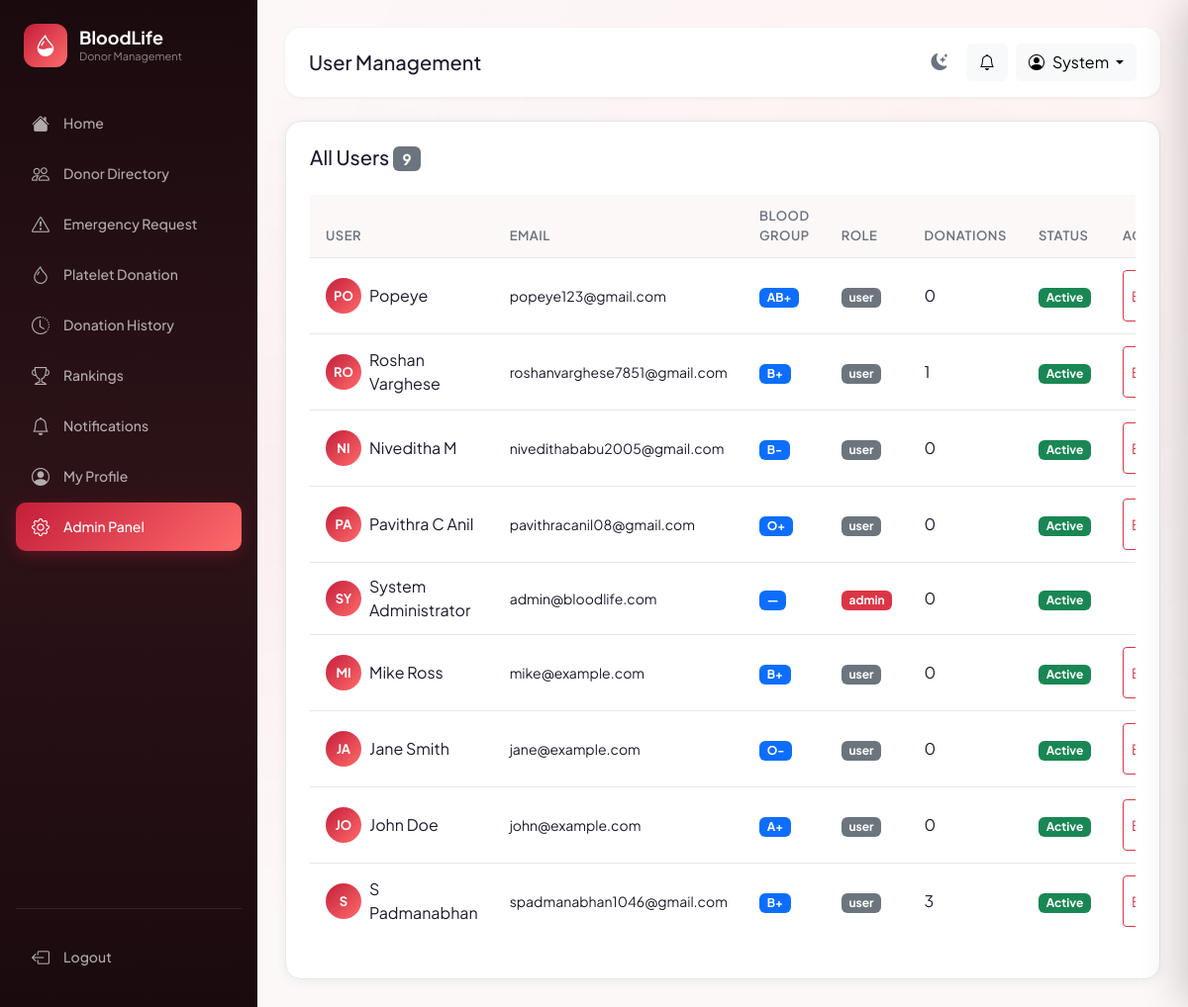
Page /admin/users (signed in) on the committed database.
### app/models.py (models this page shows, shortened)
class User(UserMixin, db.Model):
    __tablename__ = 'users'
    id = db.Column(db.Integer, primary_key=True)
    name = db.Column(db.String(100), nullable=False)
    email = db.Column(db.String(150), unique=True, nullable=False, index=True)
    password_hash = db.Column(db.String(256), nullable=False)
    role = db.Column(db.String(10), default='user')          # 'user' | 'admin'
    is_active = db.Column(db.Boolean, default=True)
    is_blocked = db.Column(db.Boolean, default=False)
    created_at = db.Column(db.DateTime, default=datetime.utcnow)
    last_login = db.Column(db.DateTime)
    profile = db.relationship('DonorProfile', back_populates='user',
                               uselist=False, cascade='all, delete-orphan')
    blood_requests = db.relationship('BloodRequest', back_populates='requester',
                                      foreign_keys='BloodRequest.user_id',
                                      cascade='all, delete-orphan')
    donation_history = db.relationship('DonationHistory', back_populates='donor',
                                        cascade='all, delete-orphan')
    platelet_donations = db.relationship('PlateletDonation', back_populates='donor',
                                          cascade='all, delete-orphan')
    notifications = db.relationship('Notification', back_populates='user',
                                     cascade='all, delete-orphan')
    eligibility_checks = db.relationship('EligibilityCheck', back_populates='user',
                                          cascade='all, delete-orphan')
    @property
    def is_admin(self):
        return self.role == 'admin'

class DonorProfile(db.Model):
    __tablename__ = 'donor_profiles'
    id = db.Column(db.Integer, primary_key=True)
    user_id = db.Column(db.Integer, db.ForeignKey('users.id'), unique=True, nullable=False)
    phone = db.Column(db.String(20))
    dob = db.Column(db.Date)
    gender = db.Column(db.String(10))
    blood_group = db.Column(db.String(5), index=True)
    weight = db.Column(db.Float)     # kg
    height = db.Column(db.Float)     # cm
    location = db.Column(db.String(200))
    city = db.Column(db.String(100))
    state = db.Column(db.String(100))
    is_available = db.Column(db.Boolean, default=True)
    is_platelet_donor = db.Column(db.Boolean, default=False)
    last_blood_donation = db.Column(db.Date)
    last_platelet_donation = db.Column(db.Date)
    total_blood_donations = db.Column(db.Integer, default=0)
    total_platelet_donations = db.Column(db.Integer, default=0)
    emergency_responses = db.Column(db.Integer, default=0)
    blood_rank_score = db.Column(db.Float, default=0.0)
    platelet_rank_score = db.Column(db.Float, default=0.0)
    updated_at = db.Column(db.DateTime, default=datetime.utcnow, onupdate=datetime.utcnow)
    user = db.relationship('User', back_populates='profile')

### app/admin/routes.py (the view)
@admin.route('/users')
@login_required
@admin_required
def manage_users():
    users = User.query.order_by(User.created_at.desc()).all()
    return render_template('admin/users.html', users=users)

### app/admin/routes.py (called while the page is built)
def admin_required(f):
    @wraps(f)
    def decorated(*args, **kwargs):
        if not current_user.is_authenticated or not current_user.is_admin:
            flash('Admin access required.', 'danger')
            return redirect(url_for('main.dashboard'))
        return f(*args, **kwargs)
    return decorated

### app/templates/admin/users.html (shortened to what this page needs)
{% extends "base.html" %}
{% block page_title %}User Management{% endblock %}
{% block content %}
<div class="card-custom p-4">
    <div class="d-flex justify-content-between align-items-center mb-4">
        <h5 class="mb-0">All Users <span class="badge bg-secondary">{{ users|length }}</span></h5>
    </div>
    <div class="table-responsive">
        <table class="table table-custom">
            <thead>
                <tr>
                    <th>User</th>
                    <th>Email</th>
                    <th>Blood Group</th>
                    <th>Role</th>
                    <th>Donations</th>
                    <th>Status</th>
                    <th>Actions</th>
                </tr>
            </thead>
            <tbody>
                {% for user in users %}
                <tr>
                    <td>
                        <div class="d-flex align-items-center gap-2">
                            <div class="donor-avatar" style="width:36px;height:36px;font-size:13px;">{{
                                user.name[:2].upper() }}</div>
                            <span>{{ user.name }}</span>
                        </div>
                    </td>
                    <td><small>{{ user.email }}</small></td>
                    <td><span class="badge bg-primary">{{ user.profile.blood_group if user.profile else '—' }}</span>
                    </td>
                    <td><span class="badge {{ 'bg-danger' if user.role=='admin' else 'bg-secondary' }}">{{ user.role
                            }}</span></td>
                    <td>{{ user.profile.total_blood_donations if user.profile else 0 }}</td>
                    <td>
                        <span class="badge {{ 'bg-danger' if user.is_blocked else 'bg-success' }}">
                            {{ 'Blocked' if user.is_blocked else 'Active' }}
                        </span>
                    </td>
                    <td>
                        {% if not user.is_admin %}
                        <div class="d-flex gap-1">
                            <button
                                class="btn btn-sm {{ 'btn-outline-success' if user.is_blocked else 'btn-outline-danger' }}"
                                data-user-id="{{ user.id }}" onclick="handleToggleBlock(this)">
                            </button>
                        </div>
                        {% endif %}
                    </td>
                </tr>
                {% endfor %}
            </tbody>
        </table>
    </div>
</div>
{% endblock %}

### app/templates/base.html (shortened to what this page needs)
<!DOCTYPE html>
<html lang="en">
<head>
    <link href="https://cdn.jsdelivr.net/npm/bootstrap@5.3.2/dist/css/bootstrap.min.css" rel="stylesheet">
    <link rel="stylesheet" href="https://cdn.jsdelivr.net/npm/bootstrap-icons@1.11.1/font/bootstrap-icons.css">
    <link rel="stylesheet" href="{{ url_for('static', filename='css/style.css') }}">
</head>
<body data-auth="{{ 'true' if current_user.is_authenticated else 'false' }}" >
    <div class="toast-container position-fixed top-0 end-0 p-3" style="z-index:9999;" id="toastContainer"></div>
    {% if current_user.is_authenticated %}
    <aside class="sidebar" id="sidebar">
        <div class="sidebar-logo">
            <div class="sidebar-logo-icon"><i class="bi bi-droplet-half"></i></div>
            <div>
                <h2>BloodLife</h2>
                <span>Donor Management</span>
            </div>
        </div>
        <nav>
            <ul class="list-unstyled">
                <li class="nav-item">
                    <a class="nav-link-custom {% if request.endpoint == 'main.dashboard' %}active{% endif %}"
                        href="{{ url_for('main.dashboard') }}">
                        <i class="bi bi-house-fill"></i><span>Home</span>
                    </a>
                </li>
                <li class="nav-item">
                    <a class="nav-link-custom {% if request.blueprint == 'donor' and 'directory' in request.endpoint %}active{% endif %}"
                        href="{{ url_for('donor.directory') }}">
                        <i class="bi bi-people"></i><span>Donor Directory</span>
                    </a>
                </li>
                <li class="nav-item">
                    <a class="nav-link-custom {% if request.blueprint == 'requests' %}active{% endif %}"
                        href="{{ url_for('requests.index') }}">
                        <i class="bi bi-exclamation-triangle"></i><span>Emergency Request</span>
                        {% set active_count = active_request_count|default(0) %}
                    </a>
                </li>
                <li class="nav-item">
                    <a class="nav-link-custom {% if 'platelet' in request.endpoint|default('') %}active{% endif %}"
                        href="{{ url_for('donor.platelet') }}">
                        <i class="bi bi-droplet"></i><span>Platelet Donation</span>
                    </a>
                </li>
                <li class="nav-item">
                    <a class="nav-link-custom {% if 'history' in request.endpoint|default('') %}active{% endif %}"
                        href="{{ url_for('donor.history') }}">
                        <i class="bi bi-clock-history"></i><span>Donation History</span>
                    </a>
                </li>
                <li class="nav-item">
                    <a class="nav-link-custom {% if 'rankings' in request.endpoint|default('') %}active{% endif %}"
                        href="{{ url_for('donor.rankings') }}">
                        <i class="bi bi-trophy"></i><span>Rankings</span>
                    </a>
                </li>
                <li class="nav-item position-relative">
                    <a class="nav-link-custom {% if 'notifications' in request.endpoint|default('') %}active{% endif %}"
                        href="{{ url_for('requests.notifications') }}">
                        <i class="bi bi-bell"></i><span>Notifications</span>
                        {% set unread = unread|default(0) %}
                    </a>
                </li>
                <li class="nav-item">
                    <a class="nav-link-custom {% if 'profile' in request.endpoint|default('') %}active{% endif %}"
                        href="{{ url_for('donor.profile') }}">
                        <i class="bi bi-person-circle"></i><span>My Profile</span>
                    </a>
                </li>
                {% if current_user.is_admin %}
                <li class="nav-item">
                    <a class="nav-link-custom {% if request.blueprint == 'admin' %}active{% endif %}"
                        href="{{ url_for('admin.index') }}">
                        <i class="bi bi-gear"></i><span>Admin Panel</span>
                    </a>
                </li>
                {% endif %}
            </ul>
        </nav>
        <div class="mt-auto pt-4" style="border-top: 1px solid rgba(255,255,255,0.1);">
            <a class="nav-link-custom" href="{{ url_for('auth.logout') }}">
                <i class="bi bi-box-arrow-left"></i><span>Logout</span>
            </a>
        </div>
    </aside>
    <main class="main-content" id="mainContent">
        <div class="header mb-4">
            <div class="header-left">
                <div>
                    <h5 class="mb-0">{% block page_title %}Home{% endblock %}</h5>
                </div>
            </div>
            <div class="d-flex align-items-center gap-2">
                <button class="theme-toggle" id="themeToggleBtn" onclick="toggleTheme()" title="Toggle dark/light mode">
                    <i class="bi bi-moon-stars-fill" id="themeIcon"></i>
                </button>
                <button class="btn btn-light position-relative" id="notifBellBtn" onclick="openNotifDrawer()"
                    title="Notifications">
                    <i class="bi bi-bell" id="bellIcon"></i>
                </button>
                <div class="dropdown">
                    <button class="btn btn-light dropdown-toggle" data-bs-toggle="dropdown">
                        <i class="bi bi-person-circle me-2"></i>{{ current_user.name.split()[0] }}
                    </button>
                </div>
            </div>
        </div>
        {% block content %}{% endblock %}
    </main>
    {% endif %}
</body>
</html>

### app/static/css/style.css (style rules this page uses)
:root { --primary: #C41E3A; --primary-dark: #8B0000; --primary-light: #FFE4E9; --accent: #FF6B6B; --bg-main: #FDF8F8; --bg-card: #FFFFFF; --text-primary: #1A1A2E; --text-secondary: #6B7280; --text-muted: #9CA3AF; --border: #E5E7EB; --success: #10B981; --warning: #F59E0B; --danger: #EF4444; --info: #3B82F6; --sidebar-width: 260px; --header-height: 72px; }
* { box-sizing: border-box; transition: background-color .25s ease, border-color .25s ease, color .18s ease; }
*, *::before, *::after { transition-property: background-color, border-color, color; }
body { font-family: 'Plus Jakarta Sans', system-ui, sans-serif; background: var(--bg-main); color: var(--text-primary); margin: 0; padding: 0; overflow-x: hidden; }
.sidebar { position: fixed; left: 0; top: 0; bottom: 0; width: var(--sidebar-width); background: linear-gradient(180deg, #1A0A0E 0%, #2D1318 50%, #1A0A0E 100%); display: flex; flex-direction: column; padding: 24px 16px; z-index: 1000; transition: transform .3s ease; overflow-y: auto; }
.sidebar-logo { display: flex; align-items: center; gap: 12px; margin-bottom: 32px; padding: 0 8px; }
.sidebar-logo-icon { width: 44px; height: 44px; border-radius: 12px; background: linear-gradient(135deg, var(--primary), var(--accent)); display: flex; align-items: center; justify-content: center; font-size: 22px; color: white; flex-shrink: 0; }
.sidebar-logo h2 { color: white; font-size: 18px; font-weight: 700; margin: 0; }
.sidebar-logo span { color: rgba(255, 255, 255, .5); font-size: 11px; display: block; }
.nav-link-custom { display: flex; align-items: center; gap: 14px; color: rgba(255, 255, 255, .65); padding: 11px 16px; border-radius: 10px; margin-bottom: 2px; text-decoration: none; font-size: 14px; font-weight: 500; transition: all .2s; }
.nav-link-custom.active { color: white; background: linear-gradient(135deg, var(--primary), var(--accent)); box-shadow: 0 4px 15px rgba(196, 30, 58, .3); }
.nav-link-custom i { font-size: 18px; }
.main-content { margin-left: var(--sidebar-width); padding: 28px; min-height: 100vh; transition: margin .3s ease; }
.header { display: flex; align-items: center; justify-content: space-between; background: white; padding: 16px 24px; border-radius: 16px; box-shadow: 0 1px 4px rgba(0, 0, 0, .06); }
.header-left { display: flex; align-items: center; gap: 16px; }
.card-custom { background: var(--bg-card); border-radius: 16px; box-shadow: 0 2px 12px rgba(0, 0, 0, .06); border: 1px solid var(--border); transition: box-shadow .2s, transform .2s; }
.donor-avatar { width: 52px; height: 52px; border-radius: 50%; background: linear-gradient(135deg, var(--primary), var(--accent)); display: flex; align-items: center; justify-content: center; color: white; font-weight: 700; font-size: 18px; flex-shrink: 0; }
.table-custom { border-collapse: separate; border-spacing: 0; background-color: transparent !important; }
.table-custom th { background: var(--bg-main); font-weight: 600; font-size: 13px; text-transform: uppercase; letter-spacing: .5px; color: var(--text-secondary); padding: 12px 16px; border-bottom: 1px solid var(--border); }
.table-custom td { padding: 12px 16px; border-bottom: 1px solid var(--border); vertical-align: middle; background-color: transparent !important; color: var(--text-primary); }
.table-custom tbody tr:last-child td { border-bottom: none !important; }
.theme-toggle { width: 38px; height: 38px; border: none; border-radius: 10px; background: rgba(255, 255, 255, .08); color: var(--text-secondary); display: flex; align-items: center; justify-content: center; cursor: pointer; font-size: 17px; transition: background .2s, color .2s, transform .2s !important; flex-shrink: 0; }

### rows in the picture
User: name "System", name "SY", name "System Administrator", email "admin@bloodlife.com", profile "—", role "admin", profile "0", is_blocked "Active"
User: name "PO", name "Popeye", email "popeye123@gmail.com", profile "AB+", role "user", profile "0", is_blocked "Active"
User: name "RO", name "Roshan Varghese", email "roshanvarghese7851@gmail.com", profile "B+", role "user", profile "1", is_blocked "Active"
User: name "NI", name "Niveditha M", email "nivedithababu2005@gmail.com", profile "B-", role "user", profile "0", is_blocked "Active"
User: name "PA", name "Pavithra C Anil", email "pavithracanil08@gmail.com", profile "O+", role "user", profile "0", is_blocked "Active"
User: name "MI", name "Mike Ross", email "mike@example.com", profile "B+", role "user", profile "0", is_blocked "Active"
User: name "JA", name "Jane Smith", email "jane@example.com", profile "O-", role "user", profile "0", is_blocked "Active"
User: name "JO", name "John Doe", email "john@example.com", profile "A+", role "user", profile "0", is_blocked "Active"
User: name "S", name "S Padmanabhan", email "spadmanabhan1046@gmail.com", profile "B+", role "user", profile "3", is_blocked "Active"

### other values in the picture
{{ users|length }} "9"
